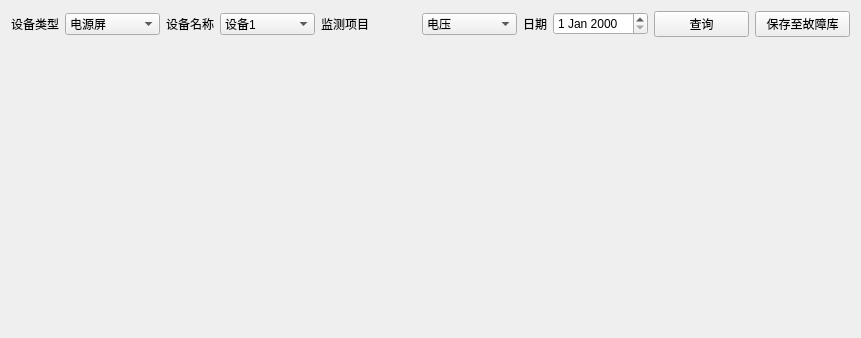
<?xml version="1.0" encoding="UTF-8"?>
<ui version="4.0">
 <class>PowerCommonCurveWidget</class>
 <widget class="QWidget" name="PowerCommonCurveWidget">
  <property name="geometry">
   <rect>
    <x>0</x>
    <y>0</y>
    <width>861</width>
    <height>338</height>
   </rect>
  </property>
  <property name="windowTitle">
   <string>Form</string>
  </property>
  <layout class="QGridLayout" name="gridLayout">
   <item row="0" column="0">
    <widget class="QLabel" name="label">
     <property name="sizePolicy">
      <sizepolicy hsizetype="Fixed" vsizetype="Preferred">
       <horstretch>0</horstretch>
       <verstretch>0</verstretch>
      </sizepolicy>
     </property>
     <property name="text">
      <string>设备类型</string>
     </property>
    </widget>
   </item>
   <item row="0" column="1">
    <widget class="QComboBox" name="comboBox">
     <item>
      <property name="text">
       <string>电源屏</string>
      </property>
     </item>
    </widget>
   </item>
   <item row="0" column="2">
    <widget class="QLabel" name="label_2">
     <property name="sizePolicy">
      <sizepolicy hsizetype="Fixed" vsizetype="Preferred">
       <horstretch>0</horstretch>
       <verstretch>0</verstretch>
      </sizepolicy>
     </property>
     <property name="text">
      <string>设备名称</string>
     </property>
    </widget>
   </item>
   <item row="0" column="3">
    <widget class="QComboBox" name="comboBox_2">
     <item>
      <property name="text">
       <string>设备1</string>
      </property>
     </item>
     <item>
      <property name="text">
       <string>设备2</string>
      </property>
     </item>
    </widget>
   </item>
   <item row="0" column="4">
    <widget class="QLabel" name="label_4">
     <property name="text">
      <string>监测项目</string>
     </property>
    </widget>
   </item>
   <item row="0" column="5">
    <widget class="QComboBox" name="comboBox_3">
     <item>
      <property name="text">
       <string>电压</string>
      </property>
     </item>
     <item>
      <property name="text">
       <string>电源</string>
      </property>
     </item>
     <item>
      <property name="text">
       <string>频率</string>
      </property>
     </item>
     <item>
      <property name="text">
       <string>相位角</string>
      </property>
     </item>
    </widget>
   </item>
   <item row="0" column="6">
    <widget class="QLabel" name="label_3">
     <property name="sizePolicy">
      <sizepolicy hsizetype="Fixed" vsizetype="Preferred">
       <horstretch>0</horstretch>
       <verstretch>0</verstretch>
      </sizepolicy>
     </property>
     <property name="text">
      <string>日期</string>
     </property>
    </widget>
   </item>
   <item row="0" column="7">
    <widget class="QDateEdit" name="dateEdit"/>
   </item>
   <item row="0" column="8">
    <widget class="QPushButton" name="queryButton">
     <property name="text">
      <string>查询</string>
     </property>
    </widget>
   </item>
   <item row="0" column="9">
    <widget class="QPushButton" name="pushButton">
     <property name="text">
      <string>保存至故障库</string>
     </property>
    </widget>
   </item>
   <item row="1" column="0" colspan="10">
    <widget class="QWidget" name="widget" native="true"/>
   </item>
  </layout>
 </widget>
 <resources/>
 <connections/>
</ui>
